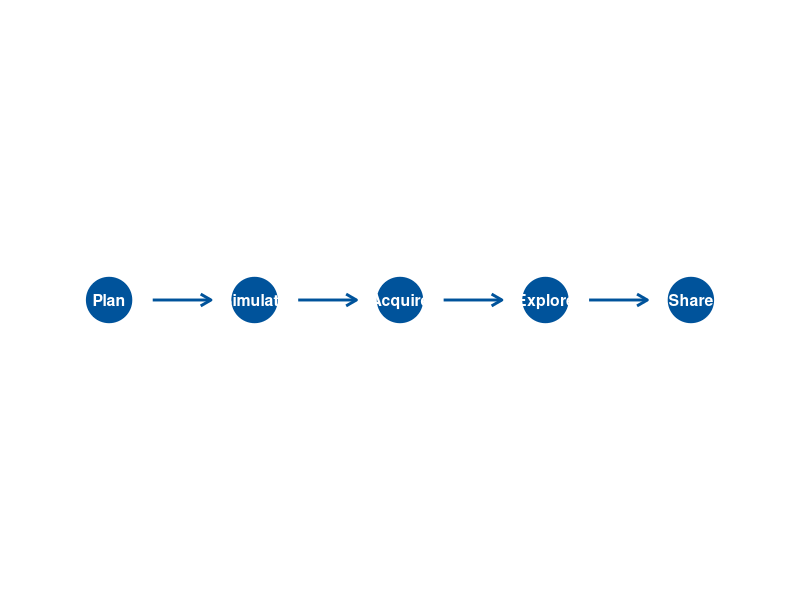
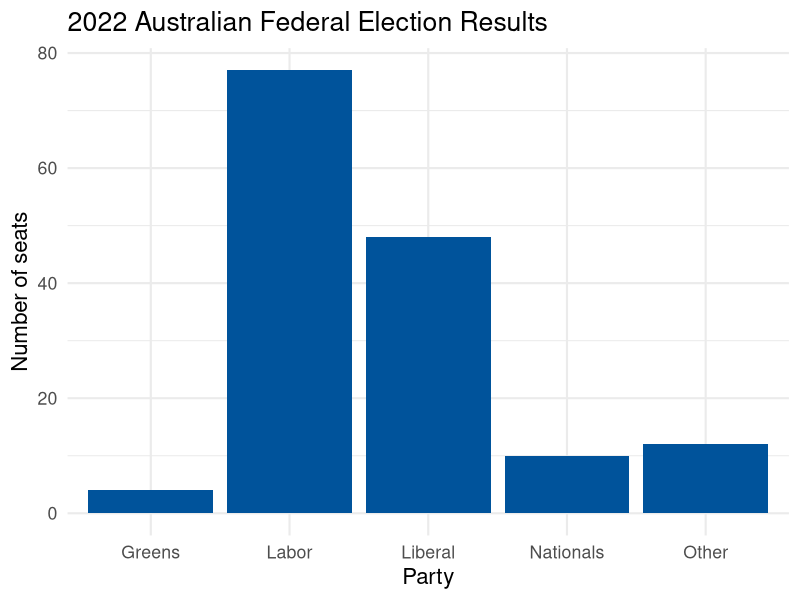

Write the R code that produced these figures, in order.
## ---- chunk 1
#| echo: false
#| message: false
#| warning: false
library(tidyverse)
library(knitr)
## ---- chunk 2
#| echo: false
#| fig-width: 10
#| fig-height: 3
workflow_data <- tibble(
  step = factor(c("Plan", "Simulate", "Acquire", "Explore", "Share"), 
                levels = c("Plan", "Simulate", "Acquire", "Explore", "Share")),
  x = 1:5,
  y = 1
)

ggplot(workflow_data, aes(x = x, y = y)) +
  geom_point(size = 15, colour = "#00539b") +
  geom_text(aes(label = step), colour = "white", fontface = "bold", size = 4) +
  geom_segment(aes(x = x + 0.3, xend = x + 0.7, y = y, yend = y),
               data = workflow_data |> filter(x < 5),
               arrow = arrow(length = unit(0.3, "cm")),
               colour = "#00539b", linewidth = 1) +
  theme_void() +
  coord_cartesian(xlim = c(0.5, 5.5))
## ---- chunk 3
# This is a comment - R ignores it
# Basic arithmetic
1 + 1
## ---- chunk 4
# Creating objects with the assignment operator
my_number <- 42
my_number
## ---- chunk 5
# Using functions
sqrt(my_number)
## ---- chunk 6
mean(c(1, 2, 3, 4, 5))
## ---- chunk 7
# Create simulated data
simulated_data <- tibble(
  division = 1:151,  # 151 seats in the House
  party = sample(
    x = c("Liberal", "Labor", "Nationals", "Greens", "Other"),
    size = 151,
    replace = TRUE
  )
)

# Check the first few rows
head(simulated_data)
## ---- chunk 8
#| echo: false
# For the slides, we'll simulate the cleaned data
cleaned_elections_data <- tibble(
  division = c("Adelaide", "Aston", "Ballarat", "Banks", "Barker", "Barton",
               "Bass", "Bean", "Bendigo", "Bennelong"),
  elected_party = c("Labor", "Liberal", "Labor", "Liberal", "Liberal", 
                    "Labor", "Labor", "Labor", "Labor", "Liberal")
)

# Simulate full dataset for the plot
set.seed(2022)
full_data <- tibble(
  division = paste0("Division_", 1:151),
  elected_party = sample(
    c(rep("Labor", 77), rep("Liberal", 48), rep("Nationals", 10),
      rep("Greens", 4), rep("Other", 12))
  )
)
## ---- chunk 9
# Count seats by party
full_data |>
  count(elected_party) |>
  arrange(desc(n))
## ---- chunk 10
#| fig-width: 10
#| fig-height: 5
full_data |>
  ggplot(aes(x = elected_party)) +
  geom_bar(fill = "#00539b") +
  theme_minimal(base_size = 16) +
  labs(
    x = "Party",
    y = "Number of seats",
    title = "2022 Australian Federal Election Results"
  )
